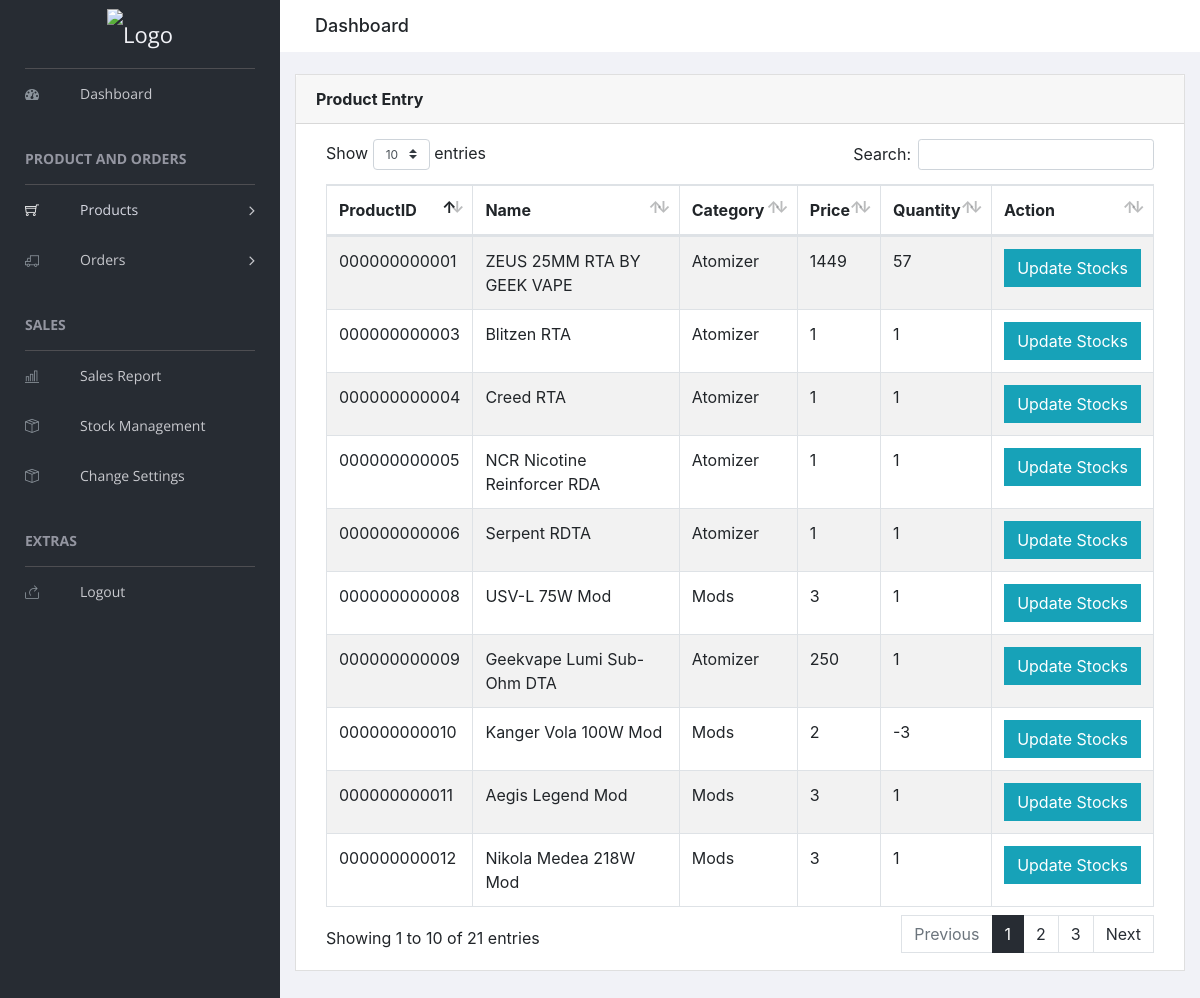
The app's page /ThesisKenji/StocksView.php (signed in) with its own data.
### tables this page shows
CREATE TABLE `product` (
  `ProductID` float UNSIGNED ZEROFILL NOT NULL,
  `Name` varchar(255) NOT NULL,
  `Category` varchar(25) NOT NULL,
  `Price` int(255) NOT NULL,
  `Quantity` int(11) NOT NULL,
  `ShortD` text NOT NULL,
  `LongD` text NOT NULL,
  `Image` varchar(255) NOT NULL,
  `Feature1` varchar(255) NOT NULL,
  `Feature2` varchar(255) NOT NULL,
  `Feature3` varchar(255) NOT NULL,
  `Feature4` varchar(255) NOT NULL,
  `Feature5` varchar(255) NOT NULL
);

### ThesisKenji/StocksView.php (the view, shortened to what this page needs)
<!doctype html>
<html class="no-js" lang="en">
<head>
    <link rel="stylesheet" href="vendors/bootstrap/dist/css/bootstrap.min.css">
    <link rel="stylesheet" href="vendors/font-awesome/css/font-awesome.min.css">
    <link rel="stylesheet" href="vendors/themify-icons/css/themify-icons.css">
    <link rel="stylesheet" href="vendors/flag-icon-css/css/flag-icon.min.css">
    <link rel="stylesheet" href="vendors/selectFX/css/cs-skin-elastic.css">
    <link rel="stylesheet" href="vendors/datatables.net-bs4/css/dataTables.bootstrap4.min.css">
    <link rel="stylesheet" href="vendors/datatables.net-buttons-bs4/css/buttons.bootstrap4.min.css">
    <link rel="stylesheet" href="assets/css/style.css">
</head>
<body>
    <aside id="left-panel" class="left-panel">
        <nav class="navbar navbar-expand-sm navbar-default">
            <div class="navbar-header">
                <a class="navbar-brand" href="./"><img src="images/footervs.png" alt="Logo"></a>
            </div>
            <div id="main-menu" class="main-menu collapse navbar-collapse">
                <ul class="nav navbar-nav">
                    <li>
                        <a href="dashboard.php"> <i class="menu-icon fa fa-dashboard"></i>Dashboard </a>
                    </li>
                    <h3 class="menu-title">Product and Orders</h3>
                    <li class="menu-item-has-children dropdown active">
                        <a href="#" class="dropdown-toggle" data-toggle="dropdown" aria-haspopup="true" aria-expanded="false" class=""> <i class="menu-icon ti-shopping-cart"></i>Products</a>
                    </li>
                    <li class="menu-item-has-children dropdown">
                        <a href="#" class="dropdown-toggle" data-toggle="dropdown" aria-haspopup="true" aria-expanded="false"> <i class="menu-icon fa ti-truck"></i>Orders</a>
                    </li>
                    <h3 class="menu-title">SALES</h3>
                    <li>
                        <a href="SalesView.php"> <i class="menu-icon ti-bar-chart"></i>Sales Report</a>
                    </li>
                    <li>
                        <a href="StocksView.php"> <i class="menu-icon ti-package"></i>Stock Management</a>
                    </li>
                    <li>
                        <a href="change_settings.php"> <i class="menu-icon ti-package"></i>Change Settings</a>
                    </li>
                    <h3 class="menu-title">Extras</h3>
                    <li>
                        <a href="Logout.php"> <i class="menu-icon ti-share"></i>Logout</a>
                    </li>
                </ul>
            </div>
        </nav>
    </aside>
    <div id="right-panel" class="right-panel">
        <div class="breadcrumbs">
            <div class="col-sm-4">
                <div class="page-header float-left">
                    <div class="page-title">
                        <h1>Dashboard</h1>
                    </div>
                </div>
            </div>
            <div class="col-sm-8">
                <div class="page-header float-right">
                </div>
            </div>
        </div>
        <div class="content mt-3">
            <div class="animated fadeIn">
                <div class="row">
                    <div class="col-lg-12">
                        <div class="card">
                            <div class="card-header">
                                <strong class="card-title">Product Entry</strong>
                            </div>
                            <div class="card-body">
                                <div class="col-lg-12">
                                    <div class="row">
                                        <div class="col-md-12">
                                           <table id="bootstrap-data-table-export" class="table table-striped table-bordered">
                                               <thead>
                                                   <tr>
                                                       <th>ProductID</th>
                                                       <th>Name</th>
                                                       <th>Category</th>
                                                       <th>Price</th>
                                                       <th>Quantity</th>
                                                       <th>Action</th>
                                                   </tr>
                                               </thead>
                                               <tbody>
                                                <?php
                                                include("SQL.php");
                                                $sql = "SELECT * FROM product";
                                                $result = $conn->query($sql);
                                                    if($result->num_rows > 0)
                                                    {
                                                        while($row = $result->fetch_assoc()){
                                                            echo "<tr>";
                                                            echo "<td>". $row["ProductID"]."</td>";
                                                            echo "<td>". $row["Name"]."</td>";
                                                            echo "<td>". $row["Category"]."</td>";
                                                            echo "<td>". $row["Price"]."</td>";
                                                            echo "<td>". $row["Quantity"]."</td>";
                                                            echo "<td><a href='ProductEdit.php?GetProductID=".$row["ProductID"]."'><button type='button' class='btn btn-info form-control'>Update Stocks</button></td>";
                                                            echo "</tr>";
                                                        }
                                                    }
                                                    else
                                                    {
                                                     echo "0 Results";
                                                    }
                                                ?>
                                               </tbody>
                                           </table>
                                       </div>
                                    </div>
                                </div>
                            </div>
                        </div>
                    </div>
                </div>
            <br>
            </div>
        </div>
            </div>
</body>
</html>

### records on screen
product: ProductID "000000000001", Name "ZEUS 25MM RTA BY GEEK VAPE", Category "Atomizer", Price "1449", Quantity "57"
product: ProductID "000000000003", Name "Blitzen RTA", Category "Atomizer", Price "1", Quantity "1"
product: ProductID "000000000004", Name "Creed RTA", Category "Atomizer", Price "1", Quantity "1"
product: ProductID "000000000005", Name "NCR Nicotine Reinforcer RDA", Category "Atomizer", Price "1", Quantity "1"
product: ProductID "000000000006", Name "Serpent RDTA", Category "Atomizer", Price "1", Quantity "1"
product: ProductID "000000000008", Name "USV-L 75W Mod", Category "Mods", Price "3", Quantity "1"
product: ProductID "000000000009", Name "Geekvape Lumi Sub-Ohm DTA", Category "Atomizer", Price "250", Quantity "1"
product: ProductID "000000000010", Name "Kanger Vola 100W Mod", Category "Mods", Price "2", Quantity "-3"
product: ProductID "000000000011", Name "Aegis Legend Mod", Category "Mods", Price "3", Quantity "1"
product: ProductID "000000000012", Name "Nikola Medea 218W Mod", Category "Mods", Price "3", Quantity "1"
